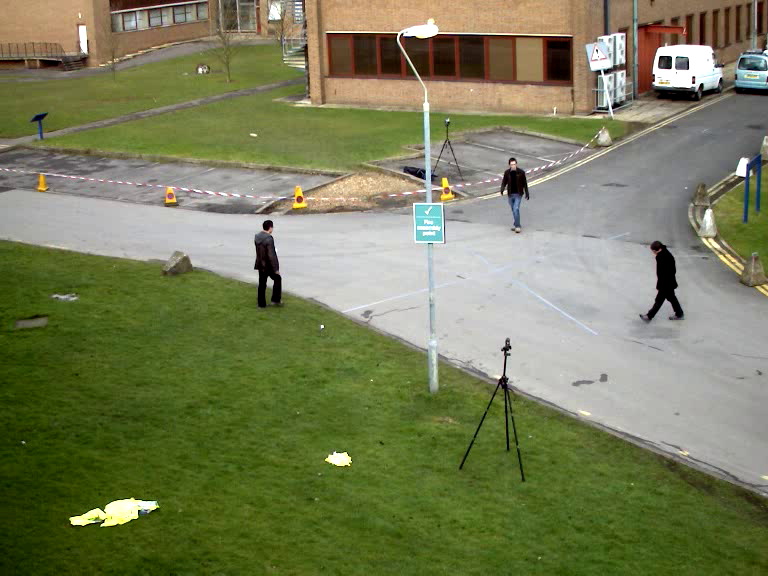
#> input picture data/frame1.png, 768 x 576 px
$ python -i __init__.py   (imports and definitions only)
#> lines starting #> are read from the running program, lines starting #| are printed output that depends on the picture; after the words box and inside, x2 and y2 are one past the last pixel; in counts of white or black regions, pixels touching at a corner belong together

import cv2 as cv
import matplotlib.patches as patches
import matplotlib.pyplot as plt

# [46 lines left out: functions cropROI, detectROIs, not called in this run]


# [10 lines of commented-out code are left out]

def adaptiveThresh(image, thresh_type = 0):
    # Step 1: Convert the image to grayscale if it is not already
#> called with thresh_type = 0
    if len(image.shape) == 3:
        gray = cv.cvtColor(image, cv.COLOR_RGB2GRAY)
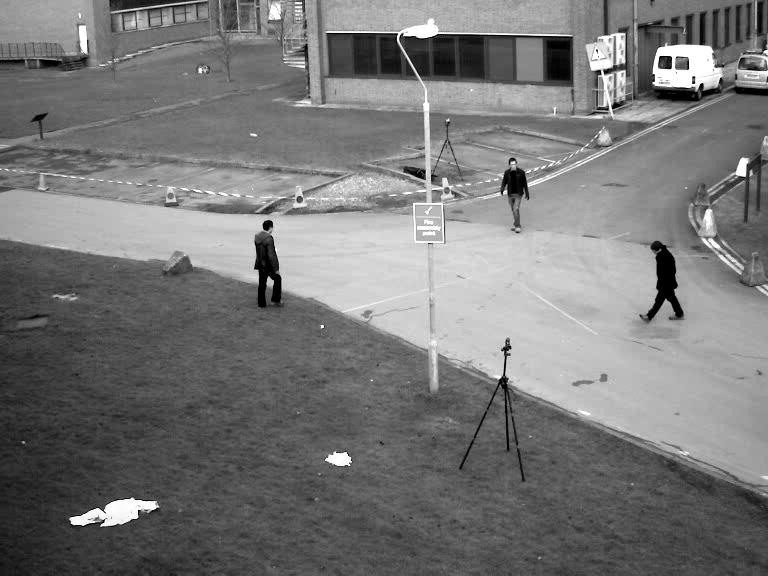
#> gray: shape (576, 768); min 0, max 255, mean 119.9
    else:
        gray = image

    if thresh_type == 0:
        # Step 2: Threshold the image to get a binary mask (regions of interest)
        _, thresh = cv.threshold(gray, 1, 255, cv.THRESH_BINARY)
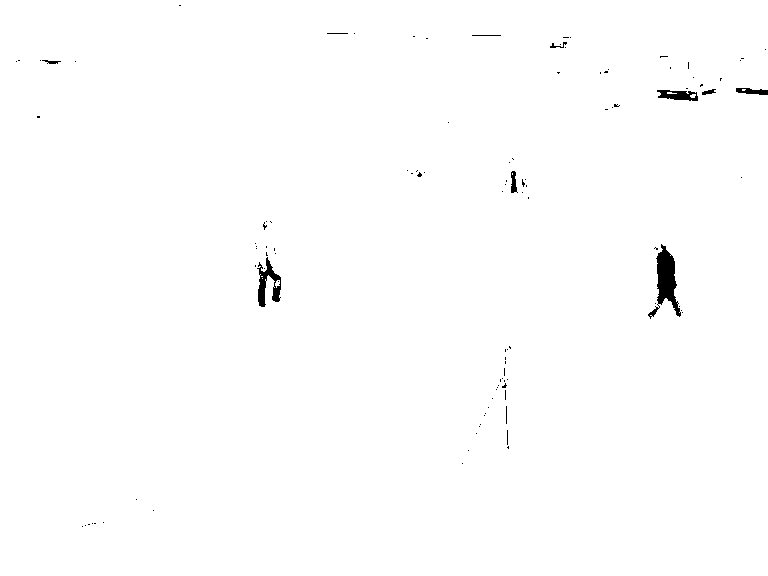
#> thresh: shape (576, 768); 99.4% white; 110 black regions (100 under 20 px), largest, box (x1, y1, x2, y2) and area: (648, 244, 681, 319) 994, (257, 257, 281, 307) 527, (657, 90, 698, 101) 295
    else:

        # Step 2: Apply Gaussian blur to reduce noise
        blurred = cv.GaussianBlur(gray, (5, 5), 0)

        # Step 3: Threshold the image using adaptive thresholding
        thresh = cv.adaptiveThreshold(blurred, 255, cv.ADAPTIVE_THRESH_GAUSSIAN_C,
                                    cv.THRESH_BINARY, 11, 2)


    # [6 lines of commented-out code are left out]

    return thresh


# [53 lines left out: functions plotWithROIs, plotCrop, not called in this run]

>>> import cv2
>>> picture = cv2.cvtColor(cv2.imread('../../../data/frame1.png'), cv2.COLOR_BGR2RGB)
>>> result = adaptiveThresh(picture)
